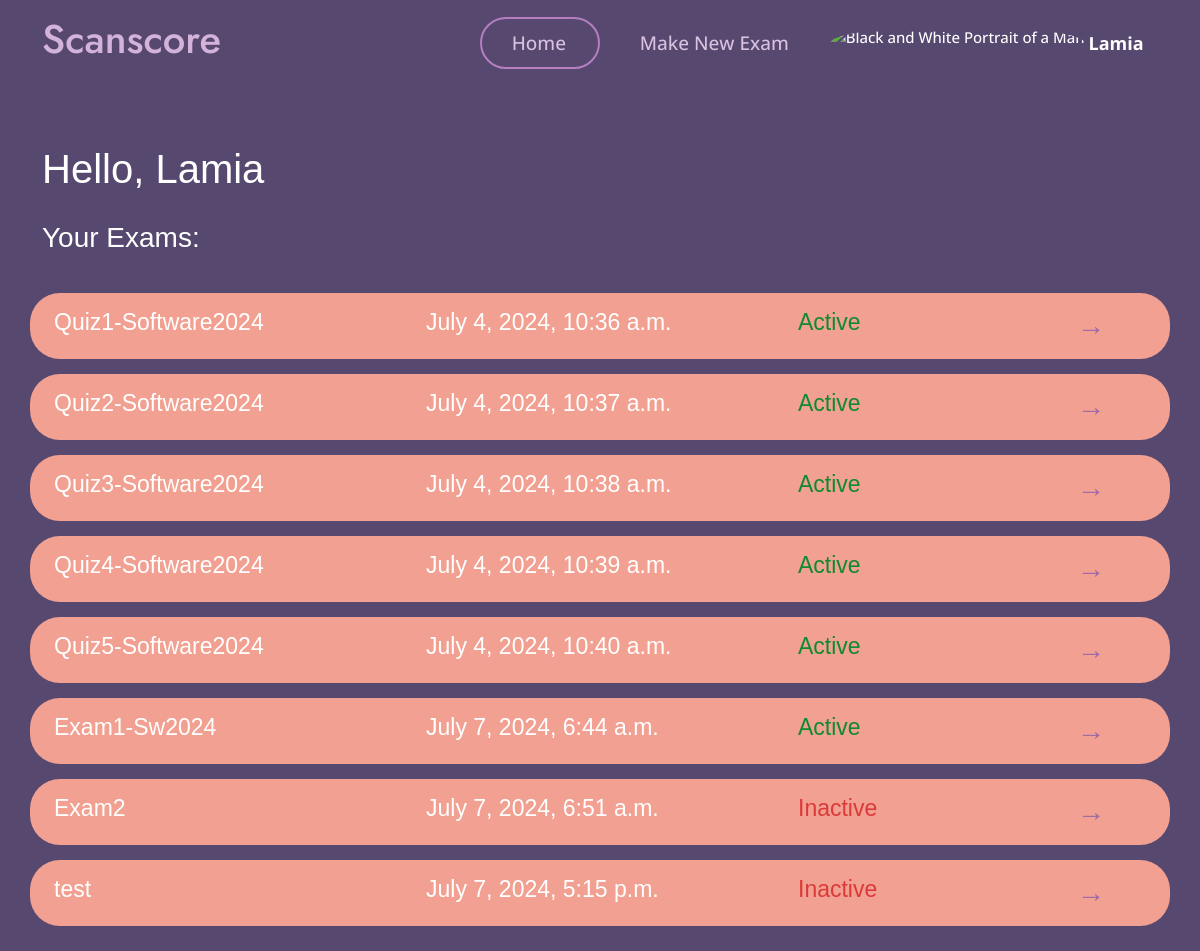
The app's page /teacher_dashboard/ (signed in) with its own data.
### myapp/models.py (models this page shows)
class User(AbstractUser):
    userType = models.CharField(max_length=10, choices=[('teacher', 'Teacher'), ('student', 'Student')])

class Exam(models.Model):
    name = models.CharField(max_length=100)
    teacher = models.ForeignKey(User, on_delete=models.CASCADE)
    question= models.TextField(max_length=10000)
    model_answer = models.TextField(max_length=10000)
    keywordsList = models.TextField(max_length=10000,null=True,blank=True)
    is_active = models.BooleanField(default=False)
    time_created = models.DateTimeField(auto_now_add=True)
    time_updated = models.DateTimeField(auto_now=True)
    ocr_graded = models.BooleanField(default=False)

### myapp/views.py (the view)
# urls.py: path('teacher_dashboard/', views.teacher_dashboard, name='teacher_dashboard'),
def teacher_dashboard(request):
    if not hasattr(request.user, 'teacher'): # Check if the user is a teacher
        return HttpResponseForbidden("You are not authorized to view this page.")
    exams = Exam.objects.filter(teacher=request.user)
    return render(request, 'myapp/teacher/teacher_dashboard.html', {'exams': exams})

### templates/myapp/teacher/teacher_dashboard.html (shortened to what this page needs)
{% load static %}
<!DOCTYPE html>
<html lang="en">
<head>
    <link href="{% static 'vendor/aos/aos.css' %}" rel="stylesheet">
    <link href="{% static 'vendor/bootstrap/css/bootstrap.min.css' %}" rel="stylesheet">
    <link href="{% static 'vendor/bootstrap-icons/bootstrap-icons.css' %}" rel="stylesheet">
    <link href="{% static 'vendor/boxicons/css/boxicons.min.css' %}" rel="stylesheet">
    <link href="{% static 'vendor/glightbox/css/glightbox.min.css' %}" rel="stylesheet">
    <link href="{% static 'vendor/remixicon/remixicon.css' %}" rel="stylesheet">
    <link href="{% static 'vendor/swiper/swiper-bundle.min.css' %}" rel="stylesheet">
    <link href="{% static 'css/main.css' %}" rel="stylesheet">
    <link href="{% static 'css/style.css' %}" rel="stylesheet">
</head>
<body>
    <header id="header" class="fixed-top">
        <div class="container d-flex align-items-center justify-content-between">
            <h1 class="me-auto"><a href="{% url 'teacher_dashboard' %}" style="color: #d4b3db;" id="scan">Scanscore</a>
            </h1>
            <nav id="navbar" class="navbar order-last order-lg-0">
                <ul>
                    <li><a class="nav-link scrollto active Active" href="{% url 'teacher_dashboard' %}"
                            id="home">Home</a>
                    </li>
                    <li><a class="nav-link scrollto" href="{% url 'create_exam' %}" id="makenew">Make New Exam</a></li>
                    <li class="dropdown">
                        <a href="#">
                            <img src="{% static 'img/unknown_user.jpg' %}" class="rounded-circle" height="35"
                                alt="Black and White Portrait of a Man" loading="lazy" id="img_pro" />
                            <strong class="d-none d-sm-block ms-1" id="username">{{ user.first_name }}</strong>
                            <i class="bi bi-chevron-down" id="arrow_pro"></i>
                        </a>
                    </li>
                </ul>
            </nav>
        </div>
    </header>
    <section style="text-align: left;font-family: Arial, Helvetica, sans-serif; background: transparent;">
        <div class="container">
            {% block content %}
            <h1 id="hello"
                style="font-family: 'Trebuchet MS', 'Lucida Sans Unicode', 'Lucida Grande', 'Lucida Sans', Arial, sans-serif;color: white;margin-top: 15px;">
                Hello, {{ user.first_name }}
            </h1>
            <h3 style="font-family: 'Trebuchet MS', 'Lucida Sans Unicode', 'Lucida Grande', 'Lucida Sans', Arial, sans-serif;color: white;position: relative;
  top: 20px;" id="your_exam">
                Your Exams:</h3>
            <div class="exam-list">
                {% for exam in exams %}
                <div class="row exam-item" id="exam-list">
                    <div class="col-md-4 col-12">{{ exam.name }}</div>
                    <div class="col-md-4 col-12">{{ exam.time_created }}</div>
                    <div class="col-md-3 col-10">
                        {% if exam.is_active %}
                        <span class="active act_class" id="act" style="color:#0f8a2e">Active</span>
                        {% else %}
                        <span class="inactive act_class" id="inact" style="color:#db3a3a">Inactive</span>
                        {% endif %}
                    </div>
                    <a href="{% url 'view_exam_teacher' exam.id %}" class="col-md-1 col-2" id="arrow-dir">→</a>
                </div>
                {% empty %}
                <div style="text-align: center;">
                    <h2 style="padding-left: 15px;">No exams created yet.</h2>
                </div>
                {% endfor %}
            </div>
            {% endblock %}
        </div>
    </section>
</body>
</html>

### static/css/main.css (style rules this page uses)
:root { --default-font: "Open Sans", system-ui, -apple-system, "Segoe UI", Roboto, "Helvetica Neue", Arial, "Noto Sans", "Liberation Sans", sans-serif, "Apple Color Emoji", "Segoe UI Emoji", "Segoe UI Symbol", "Noto Color Emoji"; --heading-font: "Jost", sans-serif; --nav-font: "Poppins", sans-serif; }
:root { --background-color: #ffffff; --background-color-rgb: 255, 255, 255; --default-color: #444444; --default-color-rgb: 68, 68, 68; --heading-color: #37517e; --heading-color-rgb: 55, 81, 126; --accent-color: #47b2e4; --accent-color-rgb: 71, 178, 228; --contrast-color: #ffffff; --contrast-color-rgb: 255, 255, 255; }
:root { --nav-color: #ffffff; --nav-hover-color: #47b2e4; --nav-dropdown-color: #444444; --nav-dropdown-hover-color: #47b2e4; --nav-dropdown-background-color: #ffffff; }
:root { scroll-behavior: smooth; }
body { color: var(--default-color); background-color: var(--background-color); font-family: var(--default-font); }
a { color: var(--accent-color); text-decoration: none; transition: 0.3s; }
h1, h2, h3, h4, h5, h6 { color: var(--heading-color); font-family: var(--heading-font); }
section, .section { color: var(--default-color); background-color: var(--background-color); padding: 60px 0; scroll-margin-top: 88px; overflow: clip; }

### Scanscore/static/css/style.css (style rules this page uses)
body { font-family: "Open Sans", sans-serif; background: #574870 !important; }
:root { --background-color: #ffffff; --background-color-rgb: 255, 255, 255; --default-color: #444444; --default-color-rgb: 68, 68, 68; --heading-color: #9e69a9; --heading-color-rgb: 55, 81, 126; --accent-color: #9e69a9; --accent-color-rgb: 71, 178, 228; --contrast-color: #ffffff; --contrast-color-rgb: 255, 255, 255; }
#home { color: #d9c2de; width: 120px; border-radius: 50px; font-size: 19px; }
#makenew { color: #d9c2de; font-size: 19px; width: 190px; margin-left: 10px; border-radius: 50px; }
#header { background-color: transparent; }
#header .container { display: flex; justify-content: center; align-items: center; height: 100%; }
#username { font-size: 18px; }
#exam-list { border-radius: 30px; background-color: #f1a091; color: #fff; padding: 12px; margin-bottom: 15px; font-size: 23px; position: relative; top: 50px; }
#arrow-dir { color: #9e69a9; text-decoration: none; font-size: 28px; }
.Active { border: 2px solid #b47ec0 !important; }
a { text-decoration: none; }
#header { transition: all 0.5s; z-index: 997; padding: 15px 0; }
.navbar { padding: 0; }
.navbar ul { margin: 0; padding: 0; display: flex; list-style: none; align-items: center; }
.navbar li { position: relative; }
.navbar a, .navbar a:focus { display: flex; align-items: center; justify-content: space-between; padding: 10px 0 10px 30px; font-size: 15px; font-weight: 500; color: #fff; white-space: nowrap; transition: 0.3s; }
.navbar a i, .navbar a:focus i { font-size: 12px; line-height: 0; margin-left: 5px; }
.navbar a:hover, .navbar .active, .navbar .active:focus, .navbar li:hover>a { color: #906899; }
section { padding: 60px 0; overflow: hidden; position: relative; top: 70px; }

### records on screen
User: first_name "Lamia"
Exam: name "Quiz1-Software2024", time_created "July 4, 2024, 10:36 a.m.", is_active "Active"
Exam: name "Quiz2-Software2024", time_created "July 4, 2024, 10:37 a.m.", is_active "Active"
Exam: name "Quiz3-Software2024", time_created "July 4, 2024, 10:38 a.m.", is_active "Active"
Exam: name "Quiz4-Software2024", time_created "July 4, 2024, 10:39 a.m.", is_active "Active"
Exam: name "Quiz5-Software2024", time_created "July 4, 2024, 10:40 a.m.", is_active "Active"
Exam: name "Exam1-Sw2024", time_created "July 7, 2024, 6:44 a.m.", is_active "Active"
Exam: name "Exam2", time_created "July 7, 2024, 6:51 a.m.", is_active "Inactive"
Exam: name "test", time_created "July 7, 2024, 5:15 p.m.", is_active "Inactive"
